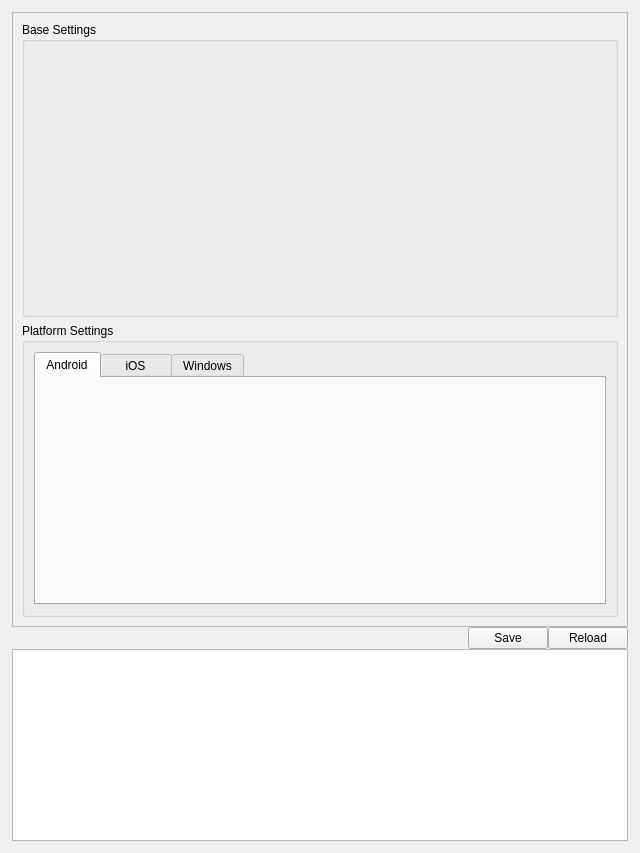
<?xml version="1.0" encoding="UTF-8"?>
<ui version="4.0">
 <class>ProjectSettingsToolWidget</class>
 <widget class="QWidget" name="ProjectSettingsToolWidget">
  <property name="modal" stdset="0">
   <bool>false</bool>
  </property>
  <property name="geometry">
   <rect>
    <x>0</x>
    <y>0</y>
    <width>640</width>
    <height>853</height>
   </rect>
  </property>
  <property name="minimumSize">
   <size>
    <width>640</width>
    <height>0</height>
   </size>
  </property>
  <property name="maximumSize">
   <size>
    <width>16777215</width>
    <height>16777215</height>
   </size>
  </property>
  <property name="windowTitle">
   <string>Project Settings Tool</string>
  </property>
  <layout class="QVBoxLayout" name="verticalLayout">
   <item>
    <layout class="QVBoxLayout" name="mainContentLayout">
     <property name="spacing">
      <number>0</number>
     </property>
     <property name="leftMargin">
      <number>1</number>
     </property>
     <property name="topMargin">
      <number>1</number>
     </property>
     <property name="rightMargin">
      <number>1</number>
     </property>
     <property name="bottomMargin">
      <number>1</number>
     </property>
     <item>
      <layout class="QGridLayout" name="gridLayout_5">
       <item row="1" column="0">
        <widget class="QScrollArea" name="scrollArea">
         <property name="widgetResizable">
          <bool>true</bool>
         </property>
         <widget class="QWidget" name="scrollAreaWidgetContents">
          <property name="geometry">
           <rect>
            <x>0</x>
            <y>0</y>
            <width>616</width>
            <height>612</height>
           </rect>
          </property>
          <layout class="QGridLayout" name="gridLayout_6">
           <item row="0" column="0">
            <layout class="QGridLayout" name="gridLayout_7">
             <item row="1" column="0">
              <widget class="QGroupBox" name="verticalGroupBox_3">
               <property name="title">
                <string>Platform Settings</string>
               </property>
               <layout class="QVBoxLayout" name="verticalLayout_5">
                <item>
                 <widget class="AzQtComponents::TabWidget" name="platformTabs">
                  <property name="sizePolicy">
                   <sizepolicy hsizetype="Preferred" vsizetype="Preferred">
                    <horstretch>0</horstretch>
                    <verstretch>0</verstretch>
                   </sizepolicy>
                  </property>
                  <property name="toolTip">
                   <string/>
                  </property>
                  <property name="currentIndex">
                   <number>0</number>
                  </property>
                  <property name="usesScrollButtons">
                   <bool>true</bool>
                  </property>
                  <property name="documentMode">
                   <bool>false</bool>
                  </property>
                  <property name="tabBarAutoHide">
                   <bool>false</bool>
                  </property>
                  <widget class="QWidget" name="androidTab">
                   <attribute name="title">
                    <string>Android</string>
                   </attribute>
                   <layout class="QGridLayout" name="gridLayout_8"/>
                  </widget>
                  <widget class="QWidget" name="iosTab">
                   <attribute name="title">
                    <string>    iOS    </string>
                   </attribute>
                   <layout class="QGridLayout" name="gridLayout_9"/>
                  </widget>
                  <widget class="QWidget" name="windowsTab">
                   <attribute name="title">
                    <string>Windows</string>
                   </attribute>
                   <property name="maximumHeight">
                    <number>70</number>
                   </property>
                   <layout class="QGridLayout" name="gridLayout_10"/>
                  </widget>
                 </widget>
                </item>
               </layout>
              </widget>
             </item>
             <item row="0" column="0">
              <widget class="QGroupBox" name="baseSettingsGroupBox">
               <property name="sizePolicy">
                <sizepolicy hsizetype="Preferred" vsizetype="Preferred">
                 <horstretch>0</horstretch>
                 <verstretch>0</verstretch>
                </sizepolicy>
               </property>
               <property name="title">
                <string>Base Settings</string>
               </property>
               <layout class="QGridLayout" name="gridLayout"/>
              </widget>
             </item>
            </layout>
           </item>
          </layout>
         </widget>
        </widget>
       </item>
      </layout>
     </item>
     <item>
      <layout class="QHBoxLayout" name="horizontalLayout_2">
       <item>
        <spacer name="horizontalSpacer">
         <property name="orientation">
          <enum>Qt::Horizontal</enum>
         </property>
         <property name="sizeHint" stdset="0">
          <size>
           <width>40</width>
           <height>20</height>
          </size>
         </property>
        </spacer>
       </item>
       <item>
        <widget class="QPushButton" name="saveButton">
         <property name="text">
          <string>Save</string>
         </property>
        </widget>
       </item>
       <item>
        <widget class="QPushButton" name="reloadButton">
         <property name="text">
          <string>Reload</string>
         </property>
        </widget>
       </item>
      </layout>
     </item>
     <item>
      <widget class="QTextBrowser" name="reconfigureLog">
       <property name="sizePolicy">
        <sizepolicy hsizetype="Expanding" vsizetype="Minimum">
         <horstretch>0</horstretch>
         <verstretch>0</verstretch>
        </sizepolicy>
       </property>
      </widget>
     </item>
    </layout>
   </item>
  </layout>
 </widget>
 <customwidgets>
  <customwidget>
   <class>AzQtComponents::TabWidget</class>
   <extends>QTabWidget</extends>
   <header location="global">AzQtComponents/Components/Widgets/TabWidget.h</header>
   <container>1</container>
  </customwidget>
 </customwidgets>
 <resources>
  <include location="ProjectSettingsTool.qrc"/>
 </resources>
 <connections/>
</ui>
